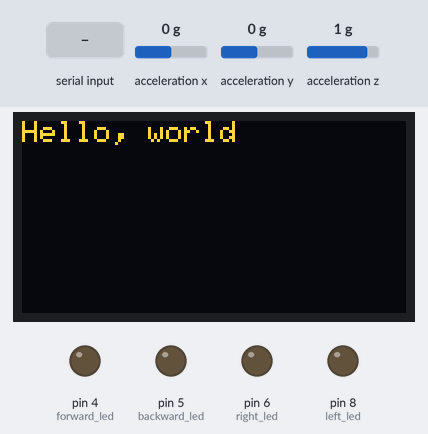
A sketch run on a simulated Arduino Leonardo, built with avr-gcc and run on an emulated ATmega32U4. On the bench: 128×64 one-colour display, output pins drawn as LEDs (lit = HIGH). Inputs (shaded band) come from the test bench; at power-on: acceleration x 0 g, acceleration y 0 g, acceleration z 1 g. The OLED is the two-colour kind (top 16 rows yellow); the display library's start-up logo is not drawn; what the sketch prints to the serial monitor is not drawn.

Above: at 3.2 s.
3.3 s: "1" received over Serial
At 5.4 s:
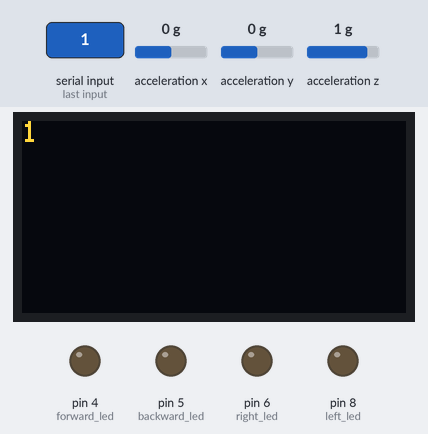
5.8 s: acceleration x set to -0.2 g
7.3 s: acceleration x set to -0.5 g
10.0 s: acceleration y set to -0.4 g
11.5 s: acceleration y set to -0.7 g
13.7 s: acceleration x set to 0.8 g
Timing chart, 0 to 17.5 s (numbered marks = the images above; inputs shaded):
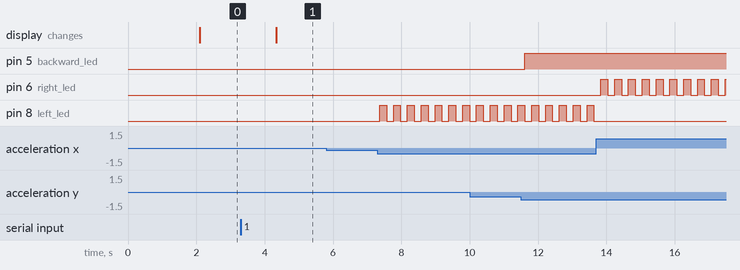

Measured:
- after the input at 3.3 s, the display: changes after 1.0 s (image 1)
- after the input at 5.8 s, every drawn part: stays the same
- after the input at 7.3 s, pin 8 (left_led): alternates HIGH for 0.20 s and LOW for 0.20 s, starting after 0.07 s
- after the input at 11.5 s, pin 5 (backward_led): LOW → HIGH after 0.11 s
- after the input at 13.7 s, pin 6 (right_led): alternates HIGH for 0.20 s and LOW for 0.20 s, starting after 0.14 s; pin 8 (left_led): stops changing and stays LOW

The sketch:

assignment3.ino
```cpp
// Basic demo for accelerometer readings from Adafruit LIS3DH

#include <Wire.h>
#include <SPI.h>
#include <Adafruit_LIS3DH.h>
#include <Adafruit_Sensor.h>
#include <Adafruit_GFX.h>
#include <Adafruit_SSD1306.h>

#define SCREEN_WIDTH 128
#define SCREEN_HEIGHT 64

#define OLED_RESET -1
#define SCREEN_ADDRESS 0x3D
Adafruit_SSD1306 display(SCREEN_WIDTH, SCREEN_HEIGHT, &Wire, OLED_RESET);

// Used for software SPI
#define LIS3DH_CLK 13
#define LIS3DH_MISO 12
#define LIS3DH_MOSI 11
// Used for hardware & software SPI
#define LIS3DH_CS 10

// software SPI
//Adafruit_LIS3DH lis = Adafruit_LIS3DH(LIS3DH_CS, LIS3DH_MOSI, LIS3DH_MISO, LIS3DH_CLK);
// hardware SPI
//Adafruit_LIS3DH lis = Adafruit_LIS3DH(LIS3DH_CS);
// I2C
Adafruit_LIS3DH lis = Adafruit_LIS3DH();

int right_led = 6;
int left_led = 8;
int forward_led = 4;
int backward_led = 5;

void setup(void) {
  Serial.begin(115200);
  pinMode(forward_led, OUTPUT);
  pinMode(backward_led, OUTPUT);
  pinMode(left_led, OUTPUT);
  pinMode(right_led, OUTPUT);

  if(!display.begin(SSD1306_SWITCHCAPVCC, SCREEN_ADDRESS)) {
    Serial.println(F("Failed"));
    for(;;);
  }
  while (!Serial) delay(10);     // will pause Zero, Leonardo, etc until serial console opens

  if (! lis.begin(0x18)) {   // change this to 0x19 for alternative i2c address
    while (1) yield();
  }
  display.display();
  delay(2000);
  display.clearDisplay();
  display.setTextSize(1);
  display.setTextColor(SSD1306_WHITE);
  display.setCursor(0,0);
  display.print("Hello, world");
  display.display();
}

void loop() {

  lis.read();      // get X Y and Z data at once

  /* Or....get a new sensor event, normalized */
  sensors_event_t event;
  lis.getEvent(&event);

  int x_dir = event.acceleration.x;
  int y_dir = event.acceleration.y;
  /* Display the results (acceleration is measured in m/s^2) */
  Serial.println(String(event.acceleration.x) + "," + String(event.acceleration.y));

  if(x_dir < -2) {
    digitalWrite(left_led, !digitalRead(left_led));
    digitalWrite(right_led, LOW);
  } else if (x_dir > 2) {
    digitalWrite(right_led, !digitalRead(right_led));
    digitalWrite(left_led, LOW);
  } else {
    digitalWrite(right_led, LOW);
    digitalWrite(left_led, LOW);
  }
  if(y_dir > 4) {
    digitalWrite(forward_led, HIGH);
    digitalWrite(backward_led, LOW);
  } else if(y_dir < -4) {
    digitalWrite(forward_led, LOW);
    digitalWrite(backward_led, HIGH);
  } else {
    digitalWrite(forward_led, LOW);
    digitalWrite(backward_led, LOW);
  }
  if(Serial.available()) {
    display.clearDisplay();
    display.setTextSize(1);
    display.setTextColor(SSD1306_WHITE);
    display.setCursor(0,0);
    display.print(Serial.readString());
    display.display();
  }
    delay(200);
}
```
